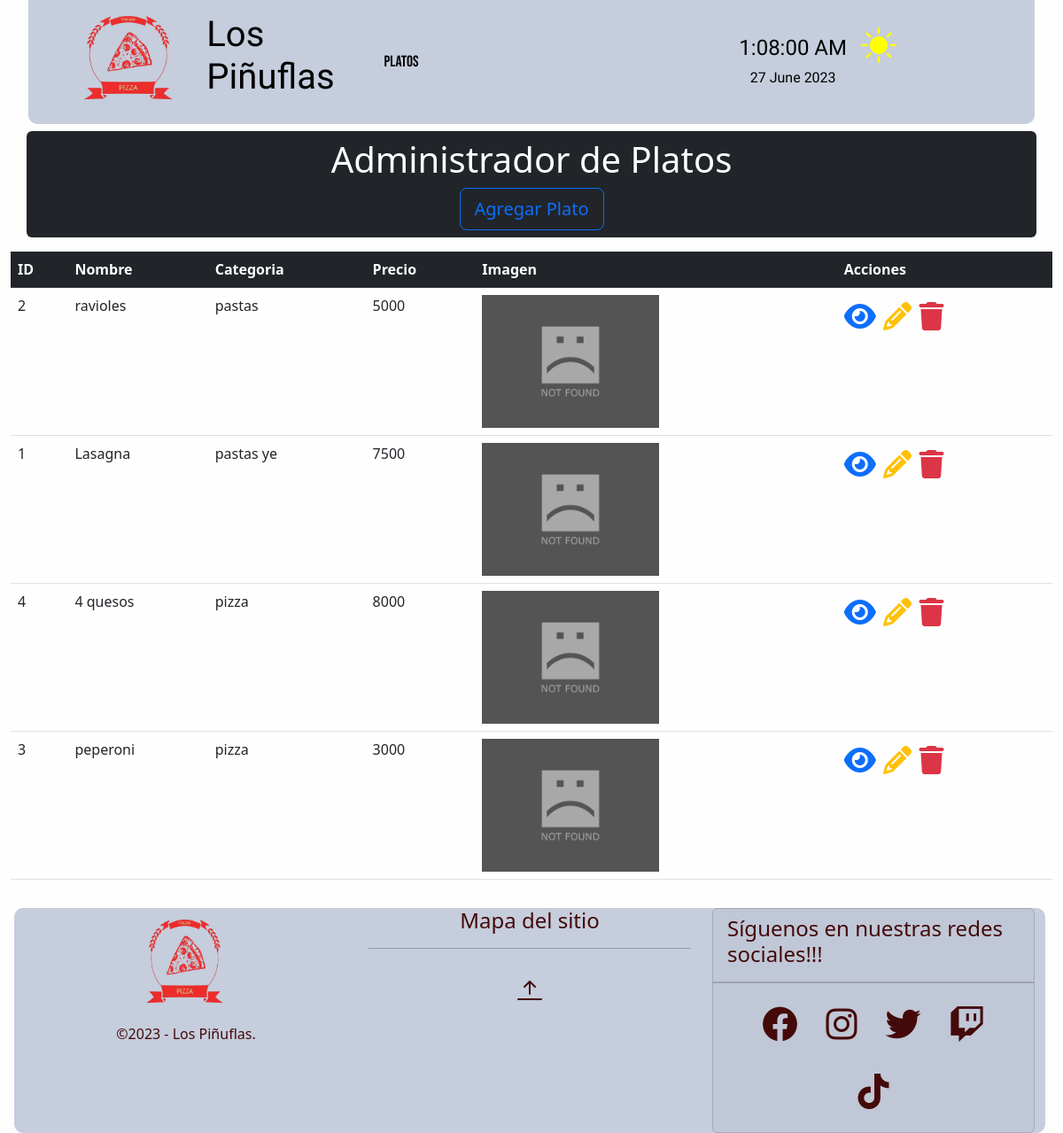
Before: /crud/platos/ with the older database file.
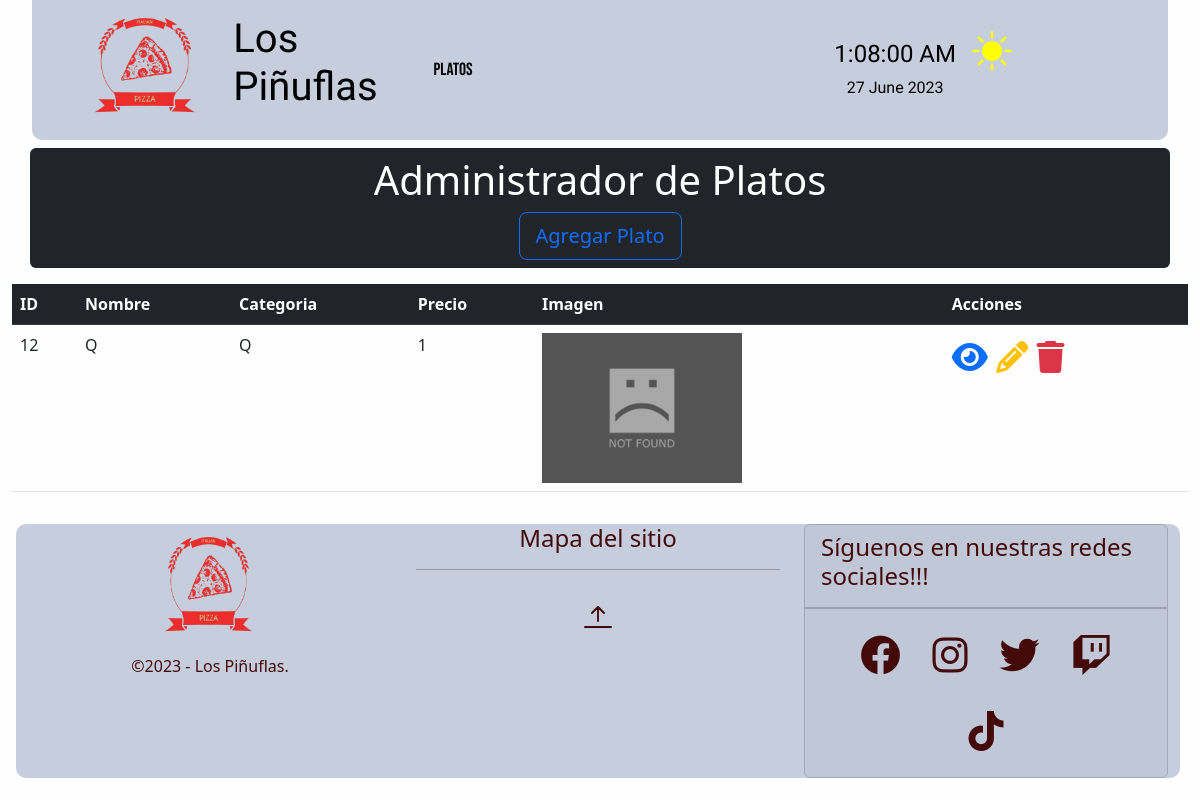
After: the same page with the newer database file.
### crud/models.py (models this page shows, shortened)
class Plato(models.Model):
    nombre=models.CharField(max_length=15)
    categoria=models.CharField(max_length=15)
    precio=models.IntegerField()
    image = models.ImageField(verbose_name='Imagen',upload_to='media/platos',null=True,blank=True)
    class Meta:
        ordering = ['categoria','nombre']

### crud/views.py (the view)
# urls.py: path('platos/', plato_list, name="platos"),
def plato_list(request):
    context = {'platos': Plato.objects.all()}
    return render(request,'crud/platos.html',context)

### crud/templates/crud/platos.html (shortened to what this page needs)
{% extends 'crud/base.html' %}
{% load static %}
{% block content %}
<div class="container my-2 p-2 bg-dark text-white text-center rounded">
    <h1>Administrador de Platos</h1>
    <a class="btn btn-outline-primary btn-lg btn-block" href="{% url 'plato-new' %}">Agregar Plato</a>
</div>
<div class="container-fluid my-2">
    <div class="table-responsive">
        <table class="table">
            <thead class="table-dark">
                <tr>
                    <th>ID</th>
                    <th>Nombre</th>
                    <th>Categoria</th>
                    <th>Precio</th>
                    <th>Imagen</th>
                    <th>Acciones</th>
                </tr>
            </thead>
            <tbody>
                {% for plato in platos %}
                <tr>
                    <td>{{plato.id}}</td>
                    <td>{{plato.nombre}}</td>
                    <td>{{plato.categoria}}</td>
                    <td>{{plato.precio}}</td>
                    <td>
                        {% if plato.image %}
                        <img class="img-principal" src="{{plato.image.url}}" alt="{{plato.title}}">
                        {% else%}
                        <img class="img-principal" src="{% static 'crud/img/image_not_found.jpg' %}" alt="INF">
                        {% endif %}
                    </td>
                    <td>
                        <a class="text-decoration-none" href="{% url 'plato-detail' plato_id=plato.id %}">
                            <span class="text-primary fs-2">
                                <i class="fa-solid fa-eye"></i>
                            </span>
                        </a>
                        <a class="text-decoration-none" href="{% url 'plato-edit' plato_id=plato.id %}">
                            <span class="text-warning fs-2">
                                <i class="fa-solid fa-pencil"></i>
                            </span>
                        </a>
                        <a class="text-decoration-none"
                            href="{% url 'plato-delete' plato_id=plato.id %}">
                            <span class="text-danger fs-2">
                                <i class="fa-solid fa-trash"></i>
                            </span>
                        </a>
                    </td>
                </tr>
                {% endfor %}
            </tbody>
        </table>
    </div>
</div>
{% endblock %}

### crud/templates/crud/base.html (shortened to what this page needs)
<!DOCTYPE html>
<html lang="es-Cl" new-data-bs-theme="light">
<head>
    {% load static %}
    <link rel="stylesheet" href="https://cdnjs.cloudflare.com/ajax/libs/font-awesome/6.4.0/css/all.min.css"
 />
    <link rel="stylesheet" href="{% static 'core/css/bootstrap.min.css' %}">
    <link rel="stylesheet" href="{% static 'core/css/styles.css' %}">
    <link rel="stylesheet" href="{% static 'core/css/colors.css' %}">
    <link rel="stylesheet" href="{% static 'crud/css/imagenes.css' %}">
    <link rel="stylesheet" href="https://cdn.jsdelivr.net/npm/bootstrap-icons@1.3.0/font/bootstrap-icons.css">
</head>
<body class="colors-middle" formato="light">
    <header>
        <nav id="ancla" class="navbar navbar-expand-lg colors-top-bottom navbar-dark diseño-header">
            <div class="container">
                <a class="navbar-brand">
                    <div class="logo">
                        <img src="{% static 'core/img/Logo-final.png' %}" alt="RESTAURANT">
                        <h1>Los<br>Piñuflas</h1>
                    </div>
                </a>
                <div class="collapse navbar-collapse" id="navbarSupportedContent">
                    <ul class="navbar-nav me-0 mb-2 mb-lg-0">
                        <li class="nav-item diseño-nav-item">
                            <a class="new-nav-link" aria-current="page" href="{% url 'platos' %}">Platos</a>
                        </li>
                    </ul>
                </div>
                <div class="datos-extra">
                    <div class="container-clock">
                        <h1 id="time">00:00:00</h1>
                        <p id="date">date</p>
                    </div>
                    <i class="bi bi-brightness-high-fill" id="modoOscuro"></i>
                </div>
            </div>
        </nav>
    </header>
    <main>
        {% block content %}{% endblock %}
    </main>
    <footer class="colors-top-bottom diseño-footer row">
        <div class="col-md-4 text-center">
            <img class="d-inline footer-img" src="{% static 'core/img/Logo-final.png' %}" alt="RESTAURANT">
            <br>
            <p class="d-inline color-text-bottom">&copy;2023 - Los Piñuflas. </p>
        </div>
        <div class="col-md-4 text-center">
            <h4 class="color-text-bottom">Mapa del sitio</h4>
            <hr>
            <ul class="nav flex-column mt-2">
                <li class="nav-item">
                    <a href="#ancla" class="new-nav-link-bottom color-text-bottom diseño-nav-item"><i class="bi bi-arrow-bar-up"></i></a>
                </li>
            </ul>
        </div>
        <div class="col-md-4 footer-right-part">
            <div class="card bg-transparent">
                <div class="card-header">
                    <h4 class="card-title color-text-bottom">Síguenos en nuestras redes sociales!!!</h4>
                </div>
                <div class="card-footer">
                    <ul class="nav footer-right-part">
                        <li>
                            <a class="new-nav-link-bottom color-text-bottom diseño-nav-item" href="http://www.instagram.com" target="">
                                <span class="fs-1">
                                    <i class="fa-brands fa-facebook"></i>
                                </span>
                            </a>
                        </li>
                        <li>
                            <a class="new-nav-link-bottom color-text-bottom diseño-nav-item" href="http://www.facebook.com" target="">
                                <span class="fs-1">
                                    <i class="fa-brands fa-instagram"></i>
                                </span>
                            </a>
                        </li>
                        <li>
                            <a class="new-nav-link-bottom color-text-bottom diseño-nav-item" href="http://www.twitter.com" target="">
                                <span class="fs-1">
                                    <i class="fa-brands fa-twitter"></i>
                                </span>
                            </a>
                        </li>
                        <li>
                            <a class="new-nav-link-bottom color-text-bottom diseño-nav-item" href="http://www.twitch.com" target="">
                                <span class="fs-1">
                                    <i class="fa-brands fa-twitch"></i>
                                </span>
                            </a>
                        </li>
                        <li>
                            <a class="new-nav-link-bottom color-text-bottom diseño-nav-item" href="http://www.tiktok.com" target="">
                                <span class="fs-1">
                                    <i class="fa-brands fa-tiktok"></i>
                                </span>
                            </a>
                        </li>
                    </ul>
                </div>
            </div>
        </div>
    </footer>
</body>
</html>

### core/static/core/css/styles.css (style rules this page uses)
nav { font-size: 20px; font-family: "bebas neue"; }
.footer-img { width: 150px; height: 150px; }
.container-clock { margin-top: 1rem; text-align: center; margin-left: 2rem; transition: color 1s ease-in-out; }
.container-clock h1 { font-size: 1.5rem; font-weight: 400; font-family: "cabin sketch"; }
.container-clock p { font-size: 1rem; font-family: "cabin sketch"; }

### core/static/core/css/colors.css (style rules this page uses)
:root,[new-data-bs-theme="light"] { --clr-light:#FFF9DE; --crl-dark:#67d4f5; --clr-primary:#5350ff; --clr-secondary:#FFD3B0; --clr-accent:#f54141; --clr-accent2:#440a0a; --bg-top-bottom:#c6cddc; --bg-middle:#fefefe; --text-top: black; --text-middle: black; --text-bottom:black; --fg: var(--clr-light); --bg: var(--crl-dark); }
body { background-color: #2C3333; }
.colors-top-bottom { background-color: var(--bg-top-bottom); transition: color 1.7s ease-in-out, background-color 1.2s ease-in-out; }
.colors-middle { background: var(--bg-middle); color: var(--text-middle); transition: background-color 1.2s ease-in-out; }
.color-text-bottom { color: var(--clr-accent2); transition: color 1.7s ease-in-out, background-color 1.2s ease-in-out; }
.logo { margin-right: 2rem; display: flex; }
.logo h1 { font-family: "cabin sketch"; color: var(--text-top); margin-top: 10px; transition: color 1s ease-in-out; }
.logo img, .footer-img { height: 130px; }
.new-nav-link { font-size: 1.1rem; font-family: "bebas neue"; padding: 0.5rem 0em; display: flex; flex-wrap: wrap; padding-left: 0; margin-bottom: 0; list-style: none; display: block; color: var(--text-top); text-decoration: none; background: none; border: 0; transition: color 1s ease-in-out, background-color 0.15s ease-in-out; }
.diseño-nav-item { padding-inline: 0.5rem; padding-block: 0rem; }
#modoOscuro { font-size: 200%; cursor: pointer; color:yellow; margin-left: 1rem; margin-bottom: 1rem; }
.diseño-header { padding: 0rem 1rem; border-radius: 0 0 10px 10px; margin: 0rem 2rem; }
.diseño-footer { padding: 0rem 0rem; border-radius: 10px 10px; margin: 1rem 20px 0rem 1rem; }
.bi-arrow-bar-up { font-size: 200%; cursor: pointer; }
.new-nav-link-bottom { display: flex; flex-wrap: wrap; padding-left: 0; margin-bottom: 0; list-style: none; display: block; padding: 0.5rem 1rem; text-decoration: none; background: none; border: 0; transition: color 0.15s ease-in-out, background-color 0.15s ease-in-out, border-color 0.15s ease-in-out; }
.datos-extra { display: flex; margin-right: 4rem; }
.footer-right-part { display: flex; text-decoration: none; justify-content: center; align-content: center; }

### crud/static/crud/css/imagenes.css (style rules this page uses)
.img-principal { height: 150px; width: 200px; }

Changed rows visible on the page:
removed Plato: id "2", nombre "ravioles", categoria "pastas", precio "5000"
removed Plato: id "1", nombre "Lasagna", categoria "pastas ye", precio "7500"
removed Plato: id "4", nombre "4 quesos", categoria "pizza", precio "8000"
removed Plato: id "3", nombre "peperoni", categoria "pizza", precio "3000"
added Plato: id "12", nombre "Q", categoria "Q", precio "1"
